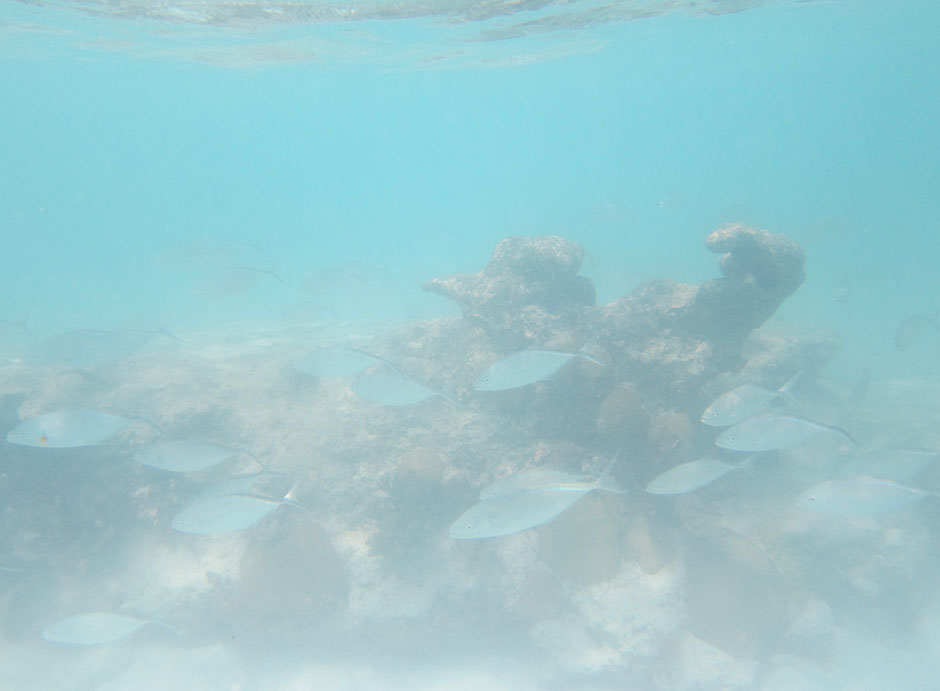
#> input picture P3/Dehazing/Image_Dehazing_test/Dehaze_Samples/underwater.jpg, 940 x 691 px
$ python image_dehaze_prof.py   (older library calls are emulated)
#> lines starting #> are read from the running program, lines starting #| are printed output that depends on the picture
import cv2
import math
import numpy as np
import os

def Dehaze(img):
    I = img.astype('float64') / 255
    dark = DarkChannel(I, 15)
    A = AtmLight(I, dark)
    te = TransmissionEstimate(I, A, 15)
    t = TransmissionRefine(img, te)
    J = Recover(I, t, A, 0.1)

    cv2.imshow("dark", dark)
    cv2.imshow("t", t)
    cv2.imshow('I', img)
    cv2.imshow('J, dehazed', J)
    cv2.waitKey()

    return J

def DarkChannel(im, sz):
#> called with sz = 15
    b, g, r = cv2.split(im)
    dc = cv2.min(cv2.min(r, g), b)
    kernel = cv2.getStructuringElement(cv2.MORPH_RECT, (sz, sz))
    dark = cv2.erode(dc, kernel)
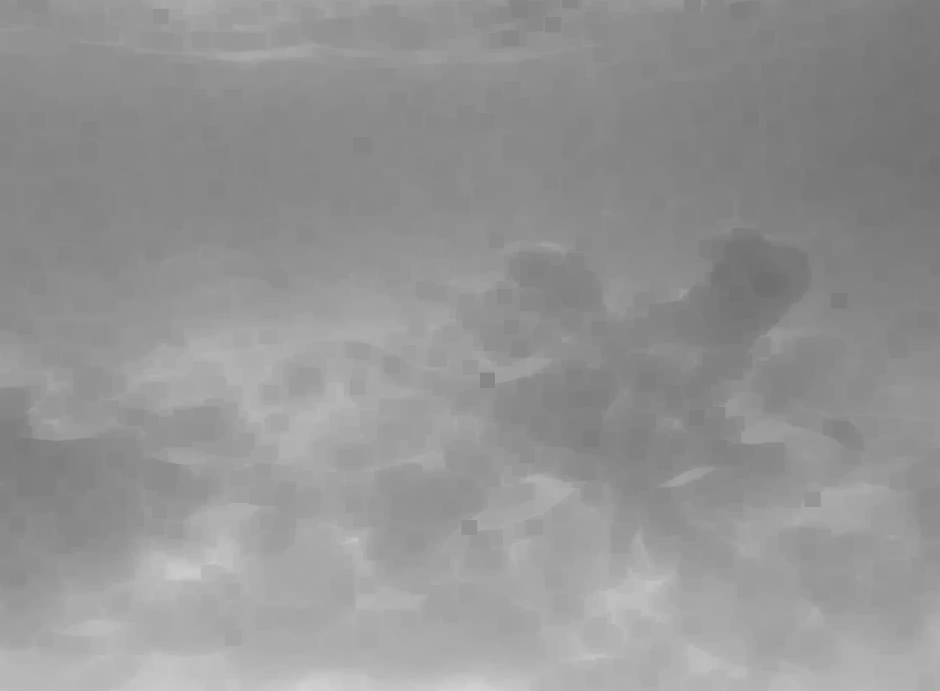
#> dark: shape (691, 940) float64; min 0.439, max 0.827, mean 0.583
    return dark

def AtmLight(im, dark):
    [h, w] = im.shape[:2]
#> h = 691; w = 940
    imsz = h * w
#> imsz = 649540
    numpx = int(max(math.floor(imsz / 1000), 1))
#> numpx = 649
    darkvec = dark.reshape(imsz)
    imvec = im.reshape(imsz, 3)

    indices = darkvec.argsort()
    indices = indices[imsz - numpx::]
#> indices = 649 values, max 649098 at index 0, min 535988 at index 53, mean 639444.6

    atmsum = np.zeros([1, 3])
    for ind in range(1, numpx):
        atmsum = atmsum + imvec[indices[ind]]
#> this loop made 648 passes
#> atmsum on passes 1 to 3: [[0.863, 0.89, 0.831]], [[1.73, 1.76, 1.64]], [[2.6, 2.64, 2.47]]
#> after the loop, atmsum = [[582.9, 581.7, 534.2]]

    A = atmsum / numpx
#> A = [[0.898, 0.896, 0.823]]
    return A

def TransmissionEstimate(im, A, sz):
#> called with A = array of shape (1, 3), sz = 15
    omega = 0.95
    im3 = np.empty(im.shape, im.dtype)

    for ind in range(0, 3):
        im3[:, :, ind] = im[:, :, ind] / A[0, ind]
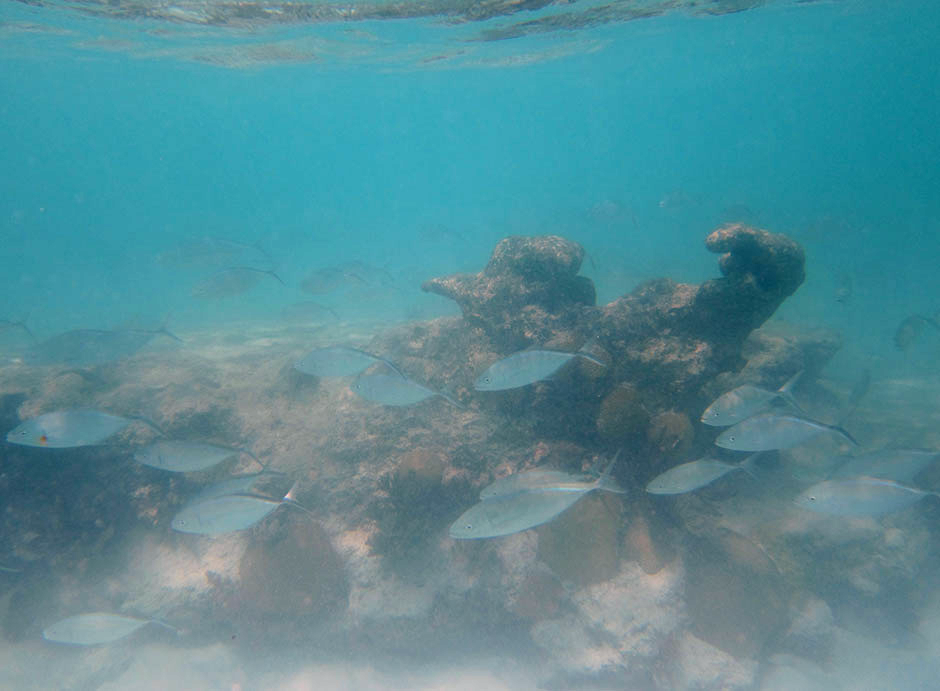
#> im3: shape (691, 940, 3) float64; mean B, G, R 0.904, 0.88, 0.741; drawn with min black and max white

    transmission = 1 - omega * DarkChannel(im3, sz)
#> in TransmissionRefine, im is the input picture: shape (691, 940, 3); mean B, G, R 207, 201.1, 155.5
    return transmission

def Guidedfilter(im, p, r, eps):
#> called with r = 60, eps = 0.0001
    mean_I = cv2.boxFilter(im, cv2.CV_64F, (r, r))
    mean_p = cv2.boxFilter(p, cv2.CV_64F, (r, r))
    mean_Ip = cv2.boxFilter(im * p, cv2.CV_64F, (r, r))
    cov_Ip = mean_Ip - mean_I * mean_p

    mean_II = cv2.boxFilter(im * im, cv2.CV_64F, (r, r))
    var_I = mean_II - mean_I * mean_I
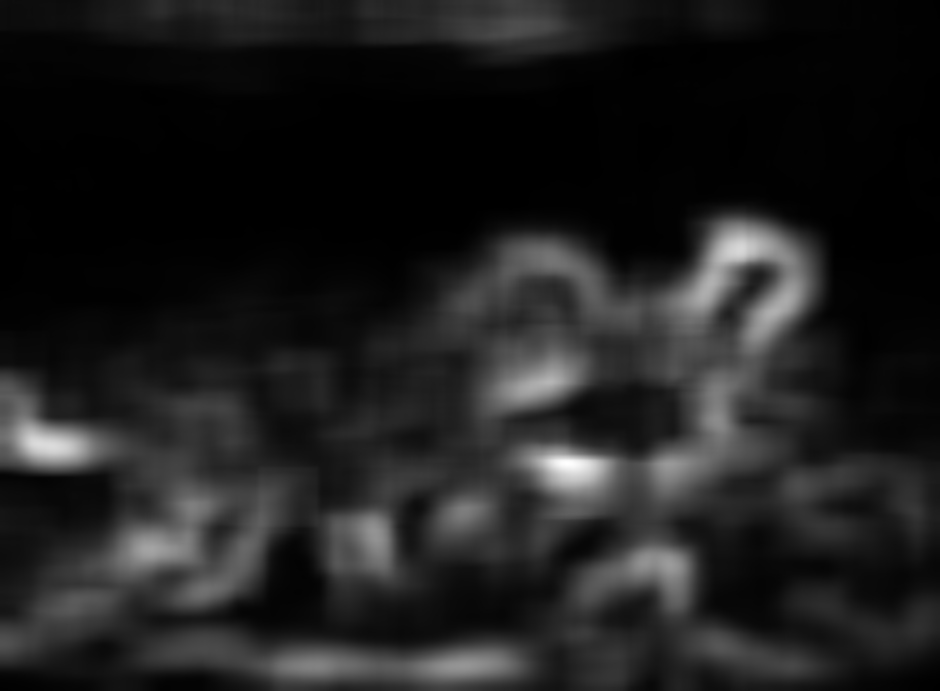
#> var_I: shape (691, 940) float64; min 5.89e-06, max 0.0036, mean 0.000449; drawn with min black and max white

    a = cov_Ip / (var_I + eps)
    b = mean_p - a * mean_I

    mean_a = cv2.boxFilter(a, cv2.CV_64F, (r, r))
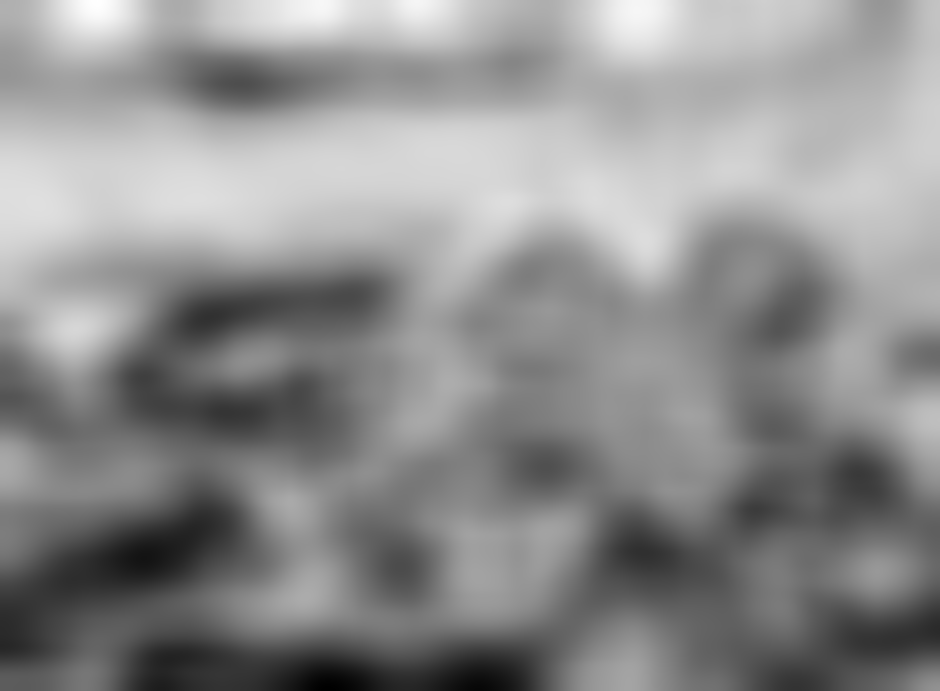
#> mean_a: shape (691, 940) float64; min -1.26, max 0.197, mean -0.449; drawn with min black and max white
    mean_b = cv2.boxFilter(b, cv2.CV_64F, (r, r))
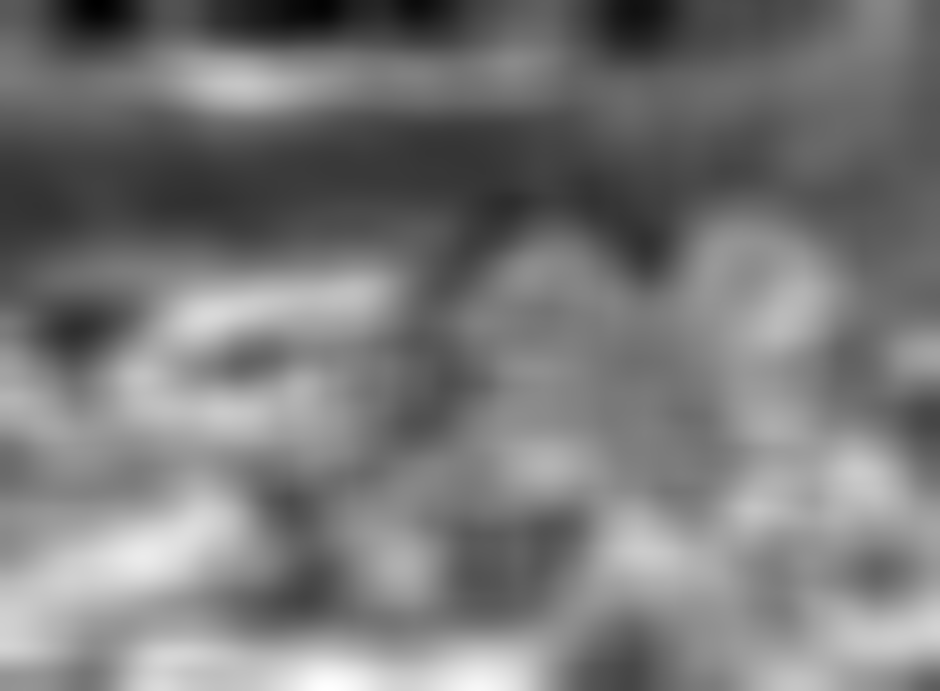
#> mean_b: shape (691, 940) float64; min 0.174, max 1.2, mean 0.661; drawn with min black and max white

    q = mean_a * im + mean_b
    return q

def TransmissionRefine(im, et):
    gray = cv2.cvtColor(im, cv2.COLOR_BGR2GRAY)
    gray = np.float64(gray) / 255
    r = 60
    eps = 0.0001
    t = Guidedfilter(gray, et, r, eps)

    return t

def Recover(im, t, A, tx=0.1):
#> called with A = array of shape (1, 3), tx = 0.1
    res = np.empty(im.shape, im.dtype)
    t = cv2.max(t, tx)

    for ind in range(0, 3):
        res[:, :, ind] = (im[:, :, ind] - A[0, ind]) / t + A[0, ind]
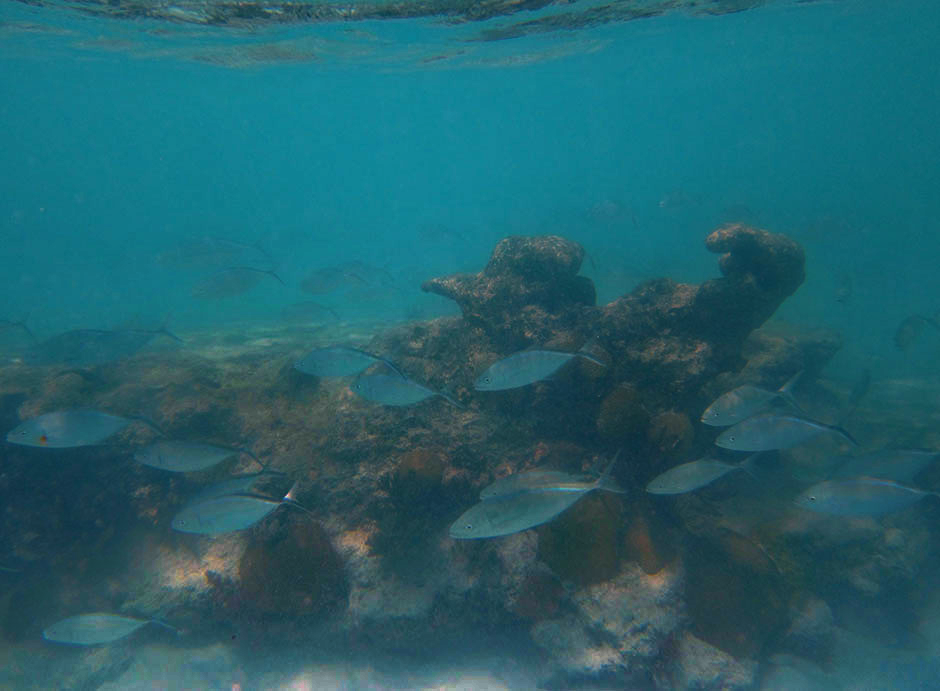
#> res: shape (691, 940, 3) float64; mean B, G, R 0.625, 0.563, 0.193; drawn with min black and max white

    return res


script_dir = os.path.dirname(__file__)
image_path = os.path.join(script_dir, 'Dehaze_Samples', 'underwater.jpg')
#image_path = "P3/Image_Dehazing/Dehaze_Samples/hyttetur.jpg"

Dehaze(cv2.imread(image_path))
#> in Dehaze, `cv2.imshow('J, dehazed', J)`:
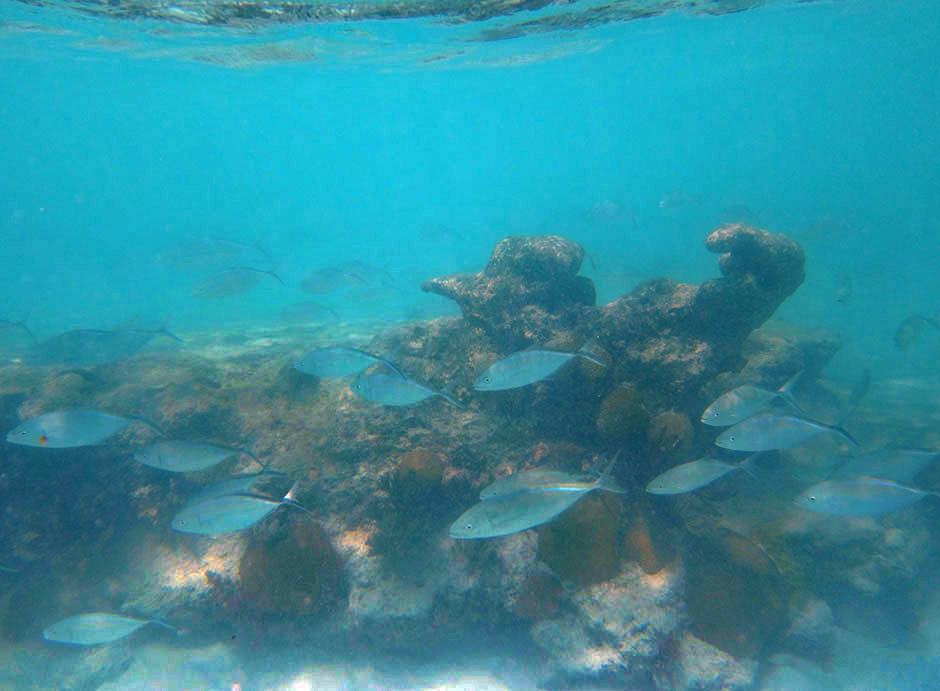
#> window 'J, dehazed': shape (691, 940, 3); mean B, G, R 158.8, 143, 48.6
